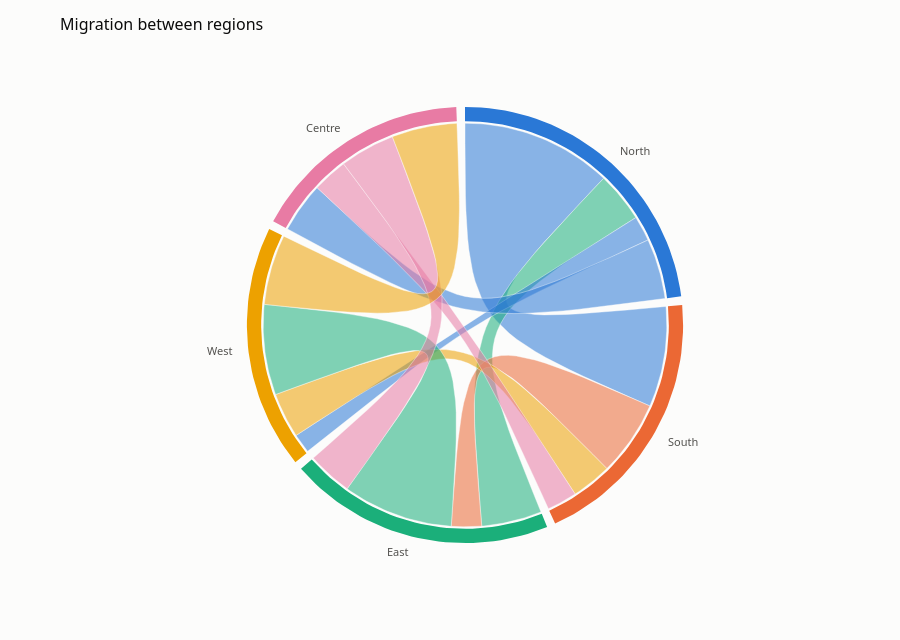

The code cell stored with this chart in its notebook:
### Code cell
pc.examples.demo('chord', backend='plotly')
